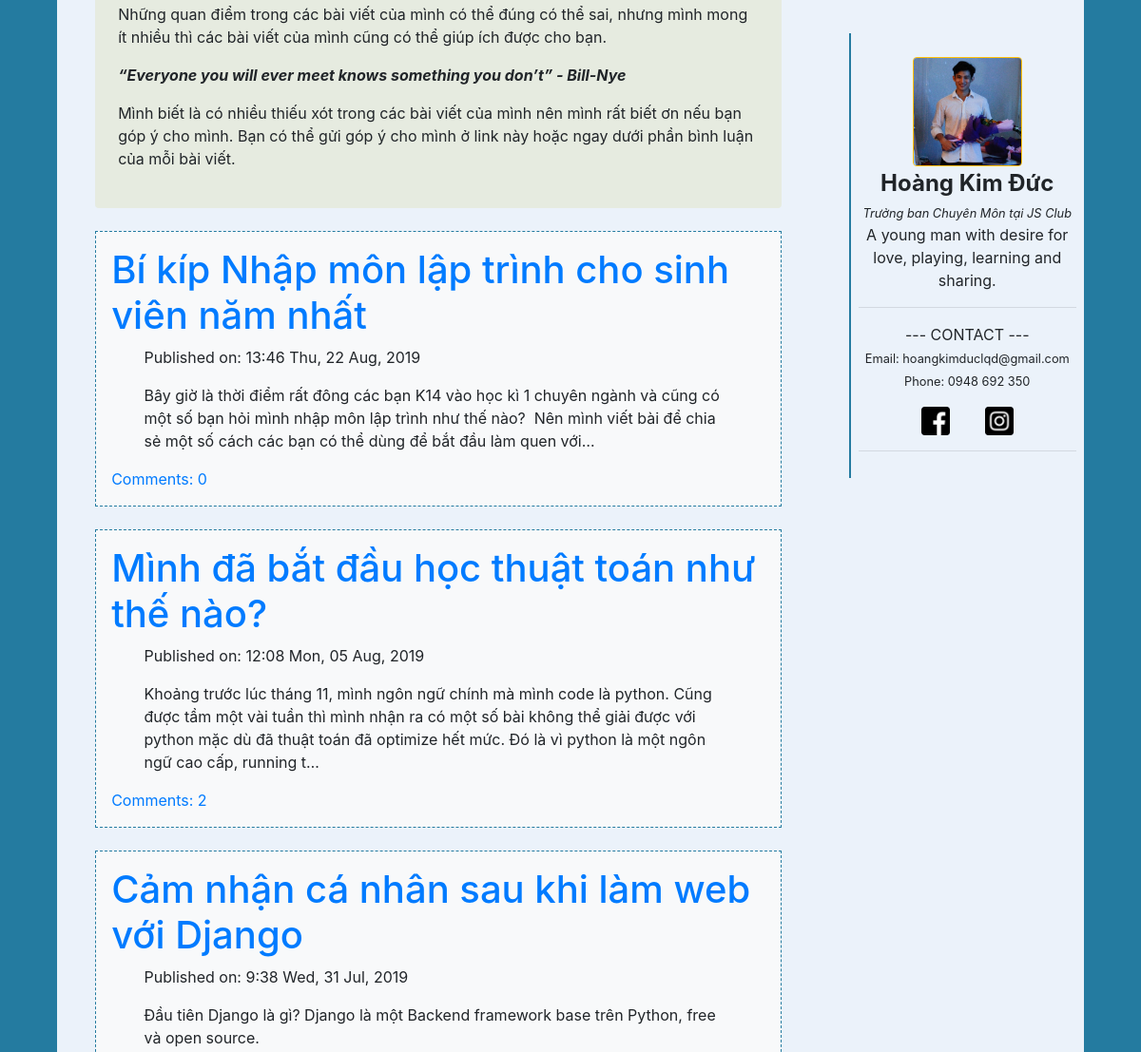
Page /kinh-nghiem-ca-nhan/ (signed in, middle part) on the earlier database version.
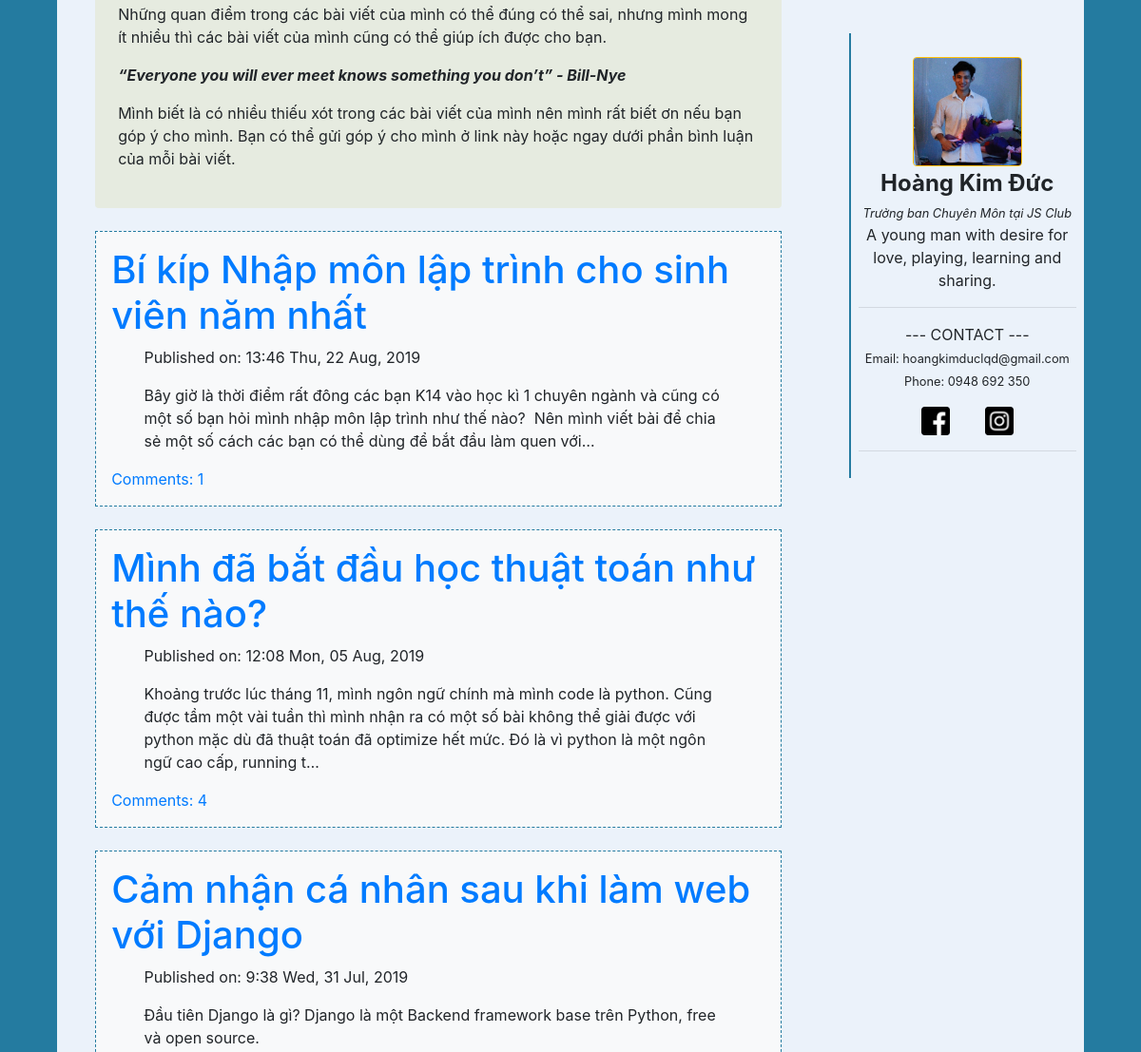
Same page on the later database version.
### blog/models.py (models this page shows, shortened)
class Post(models.Model):
   author = models.ForeignKey('auth.User', on_delete=models.CASCADE)
   title = models.CharField(max_length=200)
   text = models.TextField()
   create_date = models.DateTimeField(default=timezone.now)
   published_date = models.DateTimeField(blank=True,null=True)
   tag = models.CharField(choices=tag_list, max_length=20, default='tag1')
   view = models.IntegerField(default=0)

### blog/views.py (the view)
class Tag1ListView(ListView):
   paginate_by = 3
   model = Post
   def get_queryset(self):
      return Post.objects.filter(published_date__lte=timezone.now(),tag='tag1').order_by('-published_date')
   def get_context_data(self, **kwargs):
      ctx = super(ListView, self).get_context_data(**kwargs)
      ctx['Description'] = Description.objects.get(pk=1)
      ctx['Notification'] = Notification.objects.order_by('-time')
      return ctx

### blog/models.py (called while the page is built)
   def __str__(self):
      template = f'{self.person} {self.action} {self.post_title}'
      return template

### blog/templates/blog/post_list.html (shortened to what this page needs)
{% extends "blog/base.html" %}
{% block content %}
<div class="centerstage">
   <div style="background-color: #E6EBE0;" class="p-4 rounded">
         {{ Description.text|safe }}
   </div>
   {% for post in page_obj %}
   <br>
   <div class="post p-3 bg-light">
      <h1><a href="{% url 'post_detail' pk=post.pk %}">{{post.title}}</a></h1>
      <div class="blog_posts date">
         <p>Published on: {{post.published_date|date:"G:i D, d M, Y"}}</p>
         <p class="postcontent">{{ post.text|safe|linebreaksbr|truncatechars:256 }}</p>
      </div>
      <a href="{% url 'post_detail' pk=post.pk %}">Comments: {{ post.comments.count }}</a>
   </div>
   {% endfor %}
</div>
{% endblock content %}

Differences in the rows shown:
changed Post "Bí kíp Nhập môn lập trình cho sinh viên năm nhất": comments.count "0" → "1"
changed Post "Mình đã bắt đầu học thuật toán như thế nào?": comments.count "2" → "4"
